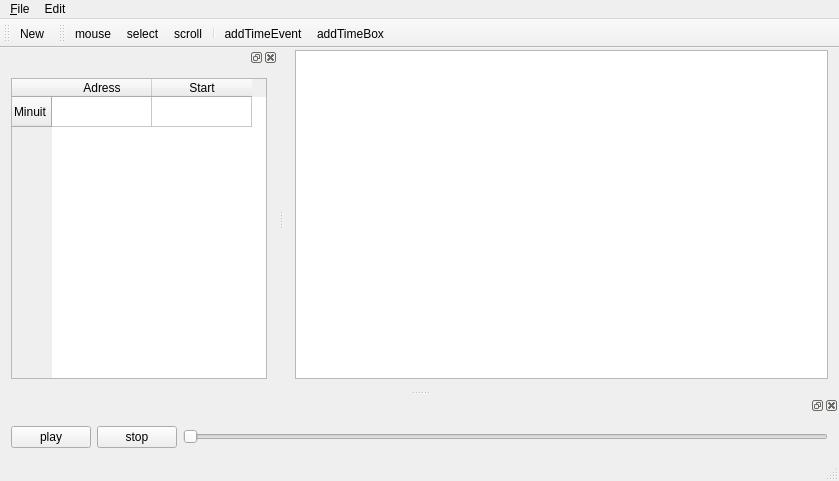
<?xml version="1.0" encoding="UTF-8"?>
<ui version="4.0">
 <class>MainWindow</class>
 <widget class="QMainWindow" name="MainWindow">
  <property name="geometry">
   <rect>
    <x>0</x>
    <y>0</y>
    <width>839</width>
    <height>481</height>
   </rect>
  </property>
  <property name="windowTitle">
   <string>MainWindow</string>
  </property>
  <widget class="QWidget" name="centralWidget">
   <layout class="QVBoxLayout" name="verticalLayout">
    <property name="spacing">
     <number>0</number>
    </property>
    <property name="topMargin">
     <number>2</number>
    </property>
    <item>
     <widget class="HeaderWidget" name="headerWidget" native="true">
      <property name="minimumSize">
       <size>
        <width>400</width>
        <height>0</height>
       </size>
      </property>
      <property name="styleSheet">
       <string notr="true">#HeaderWidget {
padding: 2px;
border-style: solid;
border-width: 3px;
border-radius: 7px;
border-color: beige;
}</string>
      </property>
     </widget>
    </item>
    <item>
     <widget class="GraphicsView" name="graphicsView">
      <property name="minimumSize">
       <size>
        <width>400</width>
        <height>300</height>
       </size>
      </property>
     </widget>
    </item>
   </layout>
  </widget>
  <widget class="QMenuBar" name="menuBar">
   <property name="geometry">
    <rect>
     <x>0</x>
     <y>0</y>
     <width>839</width>
     <height>22</height>
    </rect>
   </property>
   <widget class="QMenu" name="menu_File">
    <property name="title">
     <string>&amp;File</string>
    </property>
    <addaction name="action_New"/>
   </widget>
   <widget class="QMenu" name="menuEdit">
    <property name="title">
     <string>Edit</string>
    </property>
    <addaction name="actionAddTimeEvent"/>
    <addaction name="actionAddTimeBox"/>
   </widget>
   <addaction name="menu_File"/>
   <addaction name="menuEdit"/>
  </widget>
  <widget class="QToolBar" name="mainToolBar">
   <attribute name="toolBarArea">
    <enum>TopToolBarArea</enum>
   </attribute>
   <attribute name="toolBarBreak">
    <bool>false</bool>
   </attribute>
   <addaction name="action_New"/>
  </widget>
  <widget class="QStatusBar" name="statusBar"/>
  <widget class="QDockWidget" name="player">
   <attribute name="dockWidgetArea">
    <number>8</number>
   </attribute>
   <widget class="QWidget" name="dockWidgetContents">
    <layout class="QHBoxLayout" name="horizontalLayout_2">
     <item>
      <widget class="QPushButton" name="playButton">
       <property name="text">
        <string>play</string>
       </property>
      </widget>
     </item>
     <item>
      <widget class="QPushButton" name="stopButton">
       <property name="text">
        <string>stop</string>
       </property>
      </widget>
     </item>
     <item>
      <widget class="QSlider" name="horizontalSlider">
       <property name="orientation">
        <enum>Qt::Horizontal</enum>
       </property>
      </widget>
     </item>
    </layout>
   </widget>
  </widget>
  <widget class="QDockWidget" name="inspector">
   <property name="sizePolicy">
    <sizepolicy hsizetype="Preferred" vsizetype="Preferred">
     <horstretch>0</horstretch>
     <verstretch>0</verstretch>
    </sizepolicy>
   </property>
   <property name="autoFillBackground">
    <bool>false</bool>
   </property>
   <property name="floating">
    <bool>false</bool>
   </property>
   <attribute name="dockWidgetArea">
    <number>1</number>
   </attribute>
   <widget class="QWidget" name="dockWidgetContents_2">
    <layout class="QHBoxLayout" name="horizontalLayout_3">
     <item>
      <widget class="QTableWidget" name="tableWidget">
       <property name="sizePolicy">
        <sizepolicy hsizetype="Preferred" vsizetype="Preferred">
         <horstretch>0</horstretch>
         <verstretch>0</verstretch>
        </sizepolicy>
       </property>
       <row>
        <property name="text">
         <string>Minuit</string>
        </property>
       </row>
       <column>
        <property name="text">
         <string>Adress</string>
        </property>
       </column>
       <column>
        <property name="text">
         <string>Start</string>
        </property>
       </column>
      </widget>
     </item>
    </layout>
   </widget>
  </widget>
  <widget class="QToolBar" name="toolBar">
   <property name="windowTitle">
    <string>toolBar</string>
   </property>
   <attribute name="toolBarArea">
    <enum>TopToolBarArea</enum>
   </attribute>
   <attribute name="toolBarBreak">
    <bool>false</bool>
   </attribute>
   <addaction name="actionMouse"/>
   <addaction name="actionSelect"/>
   <addaction name="actionScroll"/>
   <addaction name="separator"/>
   <addaction name="actionAddTimeEvent"/>
   <addaction name="actionAddTimeBox"/>
  </widget>
  <action name="action_New">
   <property name="text">
    <string>&amp;New</string>
   </property>
  </action>
  <action name="actionAddTimeEvent">
   <property name="checkable">
    <bool>true</bool>
   </property>
   <property name="text">
    <string>addTimeEvent</string>
   </property>
   <property name="toolTip">
    <string>Add a graphical TimeEvent</string>
   </property>
   <property name="shortcut">
    <string>Ctrl+E</string>
   </property>
  </action>
  <action name="actionAddTimeBox">
   <property name="checkable">
    <bool>true</bool>
   </property>
   <property name="text">
    <string>addTimeBox</string>
   </property>
   <property name="toolTip">
    <string>Add a graphical TimeBox</string>
   </property>
   <property name="shortcut">
    <string>Ctrl+P</string>
   </property>
  </action>
  <action name="actionSelect">
   <property name="checkable">
    <bool>true</bool>
   </property>
   <property name="text">
    <string>select</string>
   </property>
  </action>
  <action name="actionScroll">
   <property name="checkable">
    <bool>true</bool>
   </property>
   <property name="text">
    <string>scroll</string>
   </property>
  </action>
  <action name="actionMouse">
   <property name="checkable">
    <bool>true</bool>
   </property>
   <property name="text">
    <string>mouse</string>
   </property>
  </action>
 </widget>
 <layoutdefault spacing="6" margin="11"/>
 <customwidgets>
  <customwidget>
   <class>GraphicsView</class>
   <extends>QGraphicsView</extends>
   <header>graphicsview.hpp</header>
  </customwidget>
  <customwidget>
   <class>HeaderWidget</class>
   <extends>QWidget</extends>
   <header>headerwidget.hpp</header>
   <container>1</container>
  </customwidget>
 </customwidgets>
 <resources/>
 <connections/>
</ui>
